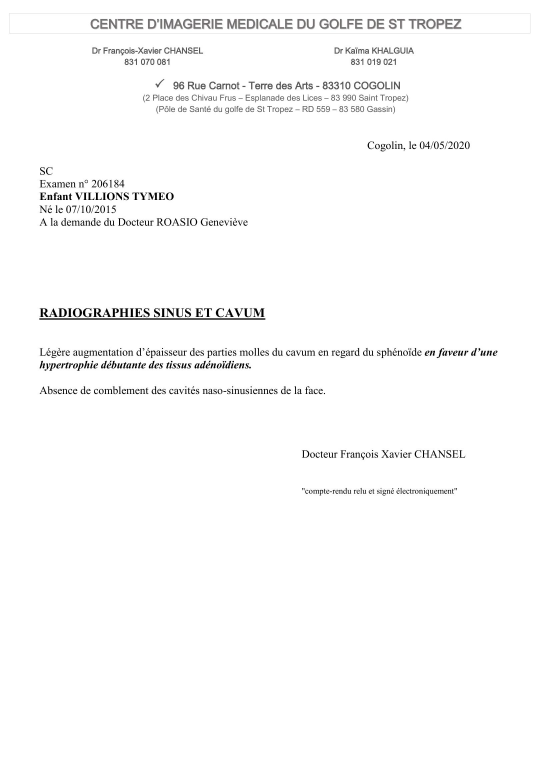
#> input picture medical_report_image/repport_101.jpg, 1654 x 2339 px (shown at 1/3 size)
$ python -i acabs.py   (imports and definitions only)
#> lines starting #> are read from the running program, lines starting #| are printed output that depends on the picture; after the words box and inside, x2 and y2 are one past the last pixel; in counts of white or black regions, pixels touching at a corner belong together
import cv2
import pytesseract
import numpy as np
import os


#tesseract dependencies
pytesseract.pytesseract.tesseract_cmd = 'C:\\Program Files\\Tesseract-OCR\\tesseract.exe'
tessdata_dir_config = '--tessdata-dir "C:\\Program Files\\Tesseract-OCR\\tessdata"'

# [1 line not run here, left out]

# OCR in text block
def ACABS(imgg):
#> called with imgg = 'medical_report_image/repport_101.jpg'
    img = cv2.imread(imgg)
#> img is the input picture: shape (2339, 1654, 3); mean B, G, R 250.7, 250.7, 250.7

    output = img.copy()
    gray = cv2.cvtColor(img, cv2.COLOR_BGR2GRAY)

    #crop 10 colums one the right and left of the image
    #avoid bugs with the segmentation algorithm on the border of the image
    h, w = gray.shape
    gray = np.array(gray[0:0 + h, 10: w - 10])
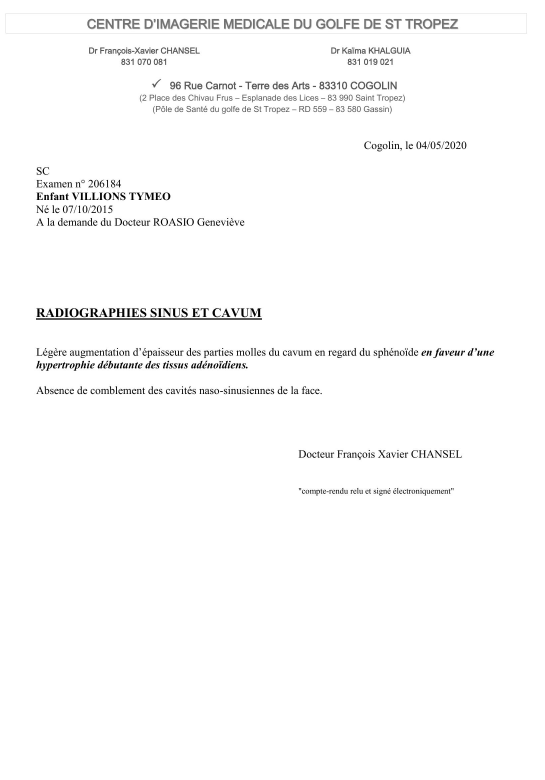
#> gray: shape (2339, 1634) (shown at 1/3 size); min 0, max 255, mean 250.6

    # clean the image using otsu method with the inversed binarized image
    ret1, th1 = cv2.threshold(gray, 0, 255, cv2.THRESH_BINARY_INV + cv2.THRESH_OTSU)
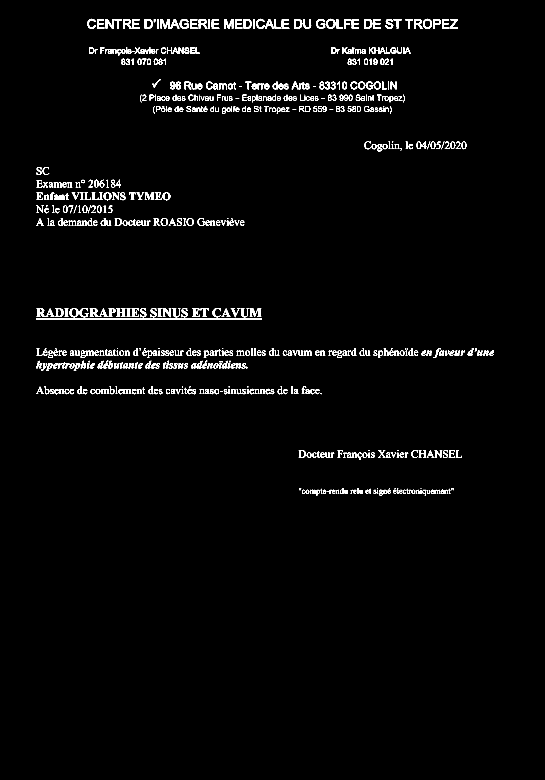
#> th1: shape (2339, 1634) (shown at 1/3 size); 2% white; 652 white regions (48 under 20 px), largest, box (x1, y1, x2, y2) and area: (108, 955, 786, 959) 2712, (109, 925, 164, 951) 593, (269, 925, 324, 951) 593
#> ret1 = 159

    boxs = create_bounding_box(th1, output)
    crop_top, crop_bottom = crop(boxs, gray, 0.10)
    text = ocr(gray, crop_top, crop_bottom, boxs)

    return text


# apply dilatation and erosion
# create bounding box
def create_bounding_box(thresh, output):
    boxs = []

    # assign a rectangle kernel size
    k1 = np.ones((15, 15), 'uint8')

    par_img = cv2.dilate(thresh, k1, iterations=3)
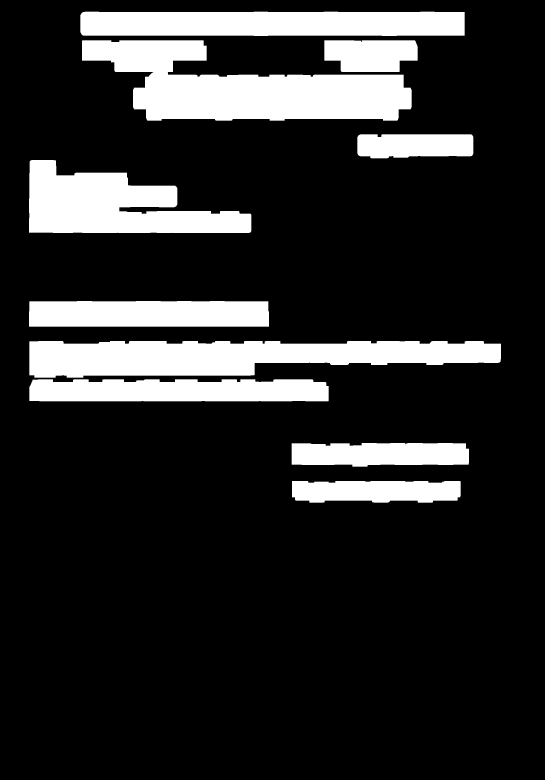
#> par_img: shape (2339, 1634) (shown at 1/3 size); 16.8% white; 10 white regions, largest, box (x1, y1, x2, y2) and area: (246, 121, 1235, 362) 135803, (88, 1023, 1503, 1133) 115590, (87, 480, 754, 699) 88866
    par_img2 = cv2.erode(par_img, kernel = np.ones((5,5), 'uint8'), iterations=3)
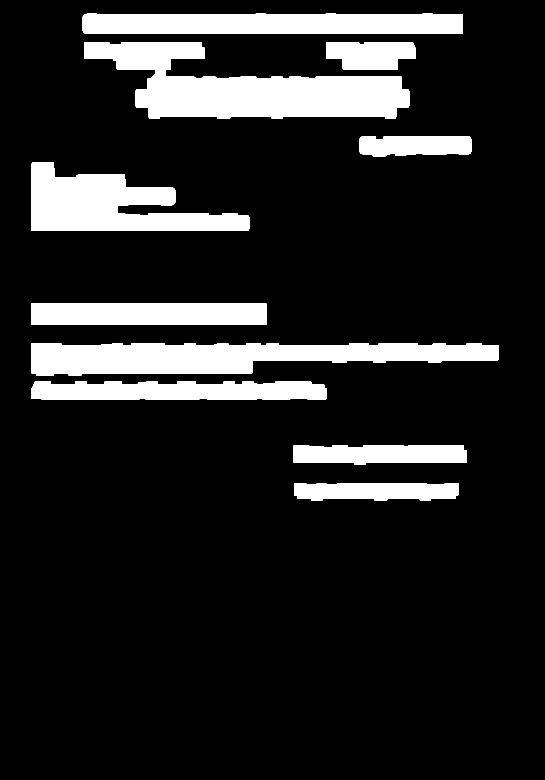
#> par_img2: shape (2339, 1634) (shown at 1/3 size); 14% white; 10 white regions

    (contours, _) = cv2.findContours(par_img2.copy(), cv2.RETR_CCOMP, cv2.CHAIN_APPROX_SIMPLE)
#> contours = 10 contours; largest, box (x1, y1, x2, y2) and area: (252, 127, 1229, 356) 117064, (94, 1029, 1497, 1127) 94574, (93, 486, 748, 693) 74894, (247, 41, 1388, 102) 66247, (93, 909, 801, 974) 44610

    #create the bounding box
    for cnt in reversed(contours):
        x, y, w, h = cv2.boundingRect(cnt)
        boxs.append([x, y, w, h])
#> this loop made 10 passes
#> (x, y, w, h) on passes 1 to 8: (247, 41, 1141, 61), (252, 127, 977, 229), (979, 127, 268, 83), (1078, 409, 336, 60), (93, 486, 655, 207), (93, 909, 708, 65), (94, 1029, 1403, 98), (94, 1144, 886, 54)
#> after the loop, boxs = [[247, 41, 1141, 61], [252, 127, 977, 229], [979, 127, 268, 83], [1078, 409, 336, 60], [93, 486, 655, 207], [93, 909, 708, 65], [94, 1029, 1403, 98], [94, 1144, 886, 54], [881, 1335, 520, 59], [882, 1449, 494, 53]]

        #draw bounding box on image
        #cv2.rectangle(output, (x, y), (x + w, y + h), (0, 255, 0), 1)

    #cv2.imwrite("../segmentation/adaptative_reding_exemple/repport_9_box.jpg", output)
    return boxs

#define line of cropping
def crop(boxs, gray, percent):

#> called with percent = 0.1
    h, w = gray.shape

    #define percent of Y crop on the image
    top_crop_percent = percent
    bottom_crop_percent = percent
    crop_top = h * top_crop_percent
    crop_bottom = h * bottom_crop_percent

    #test
    output = gray.copy()

    #Adapt crop to avoid cropping in the middle of a bounding box
    #if the crop is made between Y and Y + H (bounding box) the crop become Y + H
    # box[0] : x
    # box[1] : y
    # box[2] : w
    # box[3] : h
    change_bottom = False
    for box in boxs:

        if (inbetween(box[1], crop_top, box[1] + box[3]) == crop_top):
            crop_top = box[1] + box[3]

        if (inbetween(box[1], h-crop_bottom, box[1] + box[3]) == h-crop_bottom):
            crop_bottom = box[1] + box[3]
            change_bottom = True

        cv2.rectangle(output, (box[0], box[1]), (box[0] + box[2], box[1] + box[3]), (0, 255, 0), 10)
#> this loop made 10 passes
#> (box, crop_top) on pass 2: ([252, 127, 977, 229], 356)
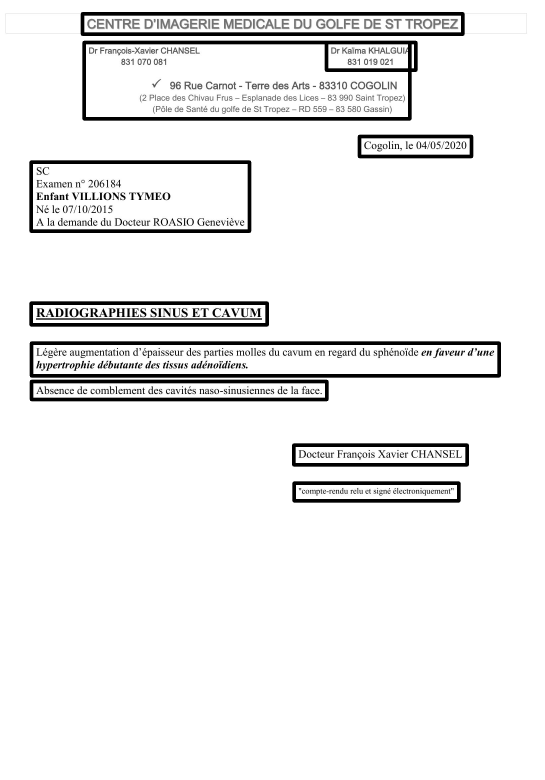
#> output: shape (2339, 1634) (shown at 1/3 size); 4.72% of pixels changed, all inside (x1, y1, x2, y2) = (88, 36, 1503, 1508)
#> after the loop, change_bottom = False; crop_bottom = 233.9; crop_top = 356

    #round to avoid error
    crop_top = round(crop_top)
    crop_bottom = round(crop_bottom)
#> crop_bottom = 234

    #if bottom crop haven't change
    if not change_bottom:
        crop_bottom = h-crop_bottom
#> crop_bottom = 2105
#> in ACABS, `crop_top, crop_bottom = crop(boxs, gray, 0.10)`: crop_top = 356; crop_bottom = 2105

    # [7 lines of commented-out code are left out]

    return crop_top, crop_bottom


#find if val is between min and max
def inbetween(min,val,max):
    return sorted([min,val,max])[1]


#extract text for each bounding box
def ocr(gray, crop_top, crop_bottom, cropped_boxs):

#> called with crop_top = 356, crop_bottom = 2105
        text = ""

        for box in cropped_boxs:
            #box[0] : x
            #box[1] : y
            #box[2] : w
            #box[3] : h

            if (box[1] > crop_top) and (box[1] + box[3] <= crop_bottom):
                ocr_box = np.array(gray[box[1]:box[1] + box[3], box[0]:box[0] + box[2]])

                #check if array contain only 255
                #if(all(all(p == 255 for p in lines)for lines in ocr_box)):

                #check if 95% of the array is 255
                flattened = np.ravel(ocr_box)
                if not (np.sum((flattened == 255)) / len(flattened) > 0.95):

                    #cv2.imshow('ok', ocr_box)
                    #cv2.waitKey(0)
                    data = (pytesseract.image_to_string(ocr_box, lang='fra'))

                    #\jump used as a delimiter of each text block
                    #Used in the NER annotator software

                    data = data.replace(' \n\n', '')
                    data = data.replace(' \n\x0c', '')
                    data = data.replace('\x0c', '')

                    text += data
#> this loop made 4 passes
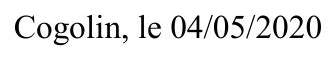
#> ocr_box: shape (60, 336); min 0, max 255, mean 232.3
#> after the loop, text = ''

        return text

#> (the run stopped early here; a loop or call above may not have finished)

$ run again, on medical_report_image/repport_103.jpg
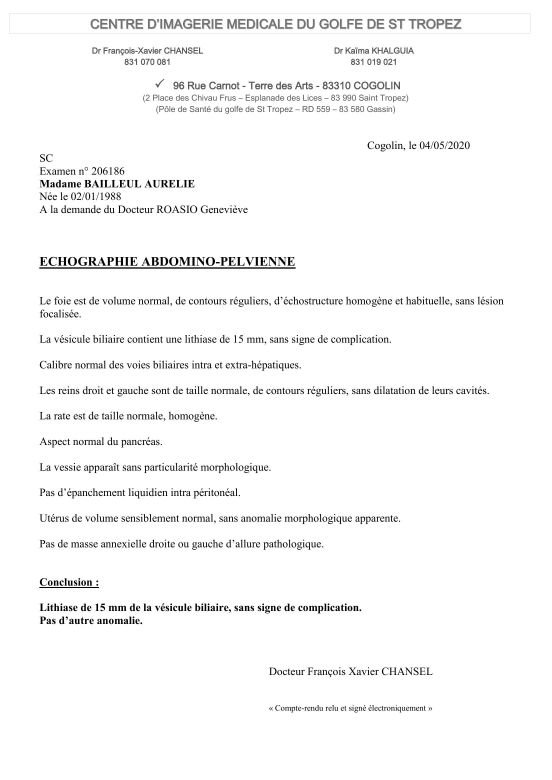
#> input picture medical_report_image/repport_103.jpg, 1654 x 2339 px (shown at 1/3 size)
#> in ACABS, img is the input picture: shape (2339, 1654, 3); mean B, G, R 247.7, 247.6, 247.7
#> in ACABS, `ret1, th1 = cv2.threshold(gray, 0, 255, cv2.THRESH_BINARY_INV + cv2.TH..`:
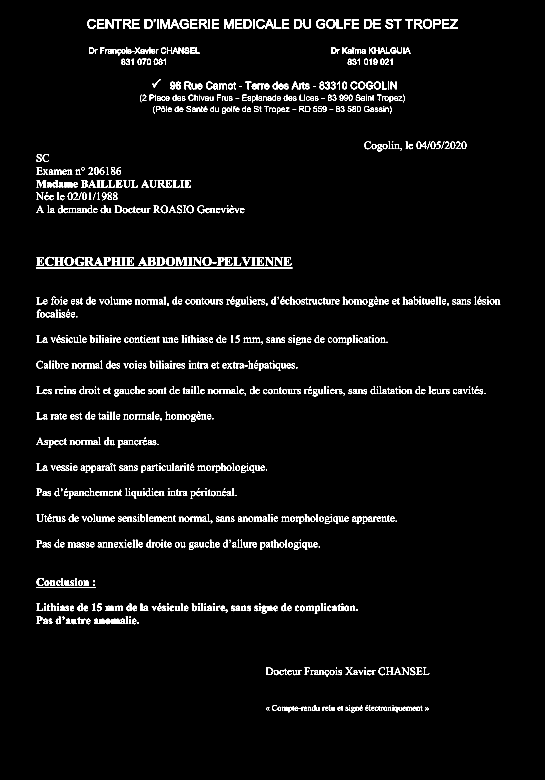
#> th1: shape (2339, 1634) (shown at 1/3 size); 3.2% white; 1194 white regions (102 under 20 px), largest, box (x1, y1, x2, y2) and area: (108, 802, 877, 806) 3076, (254, 771, 309, 797) 585, (108, 1761, 287, 1764) 537
#> ret1 = 153
#> par_img: shape (2339, 1634); 30.5% white; 20 white regions, largest, box (x1, y1, x2, y2) and area: (246, 121, 1235, 362) 135795, (88, 869, 1522, 974) 97916, (87, 441, 754, 661) 93048
#> par_img2: shape (2339, 1634); 24.6% white; 20 white regions
#> contours = 20 contours; largest, box (x1, y1, x2, y2) and area: (252, 127, 1229, 356) 117056, (93, 447, 748, 655) 78448, (94, 875, 1516, 968) 76558, (94, 1144, 1472, 1204) 67939, (247, 41, 1388, 102) 66152
#> the loop in create_bounding_box, `for cnt in reversed(contours):` made 20 passes
#> (x, y, w, h) on passes 1 to 8: (247, 41, 1141, 61), (252, 127, 977, 229), (979, 127, 268, 83), (1078, 409, 336, 60), (93, 447, 655, 208), (93, 755, 799, 66), (94, 875, 1422, 93), (94, 990, 1084, 60)
#> after the loop in create_bounding_box, `for cnt in reversed(contours):`: boxs = 20 items, first 6: [247, 41, 1141, 61], [252, 127, 977, 229], [979, 127, 268, 83], [1078, 409, 336, 60], [93, 447, 655, 208], [93, 755, 799, 66]
#> the loop in crop, `for box in boxs: ` made 20 passes
#> (box, crop_bottom, change_bottom) on pass 20: ([783, 2100, 518, 52], 2152, True)
#> after the loop in crop, `for box in boxs:`:
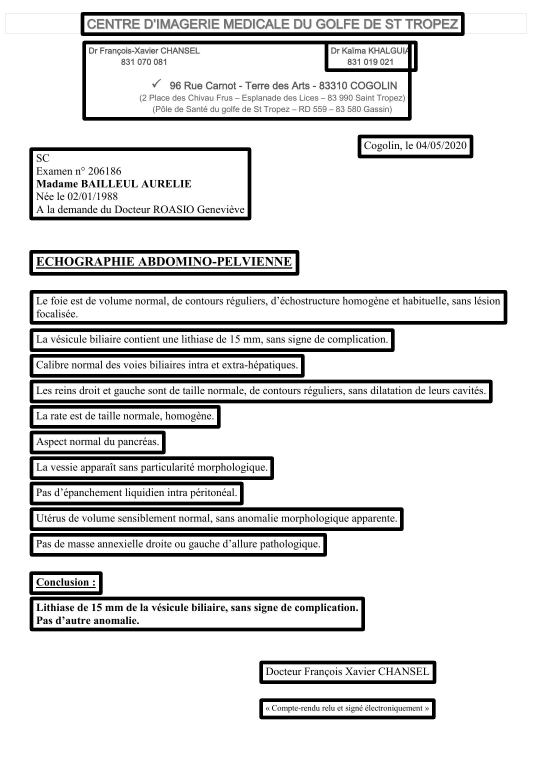
#> output: shape (2339, 1634) (shown at 1/3 size); min 0, max 255, mean 222.9
#> after the loop in crop, `for box in boxs:`: change_bottom = True; crop_bottom = 2152; crop_top = 356
#> in ACABS, `crop_top, crop_bottom = crop(boxs, gray, 0.10)`: crop_bottom = 2152
#> the loop in ocr, `for box in cropped_boxs:` made 4 passes
#> after the loop in ocr, `for box in cropped_boxs:`: text = ''

$ run again, on medical_report_image/repport_107.jpg
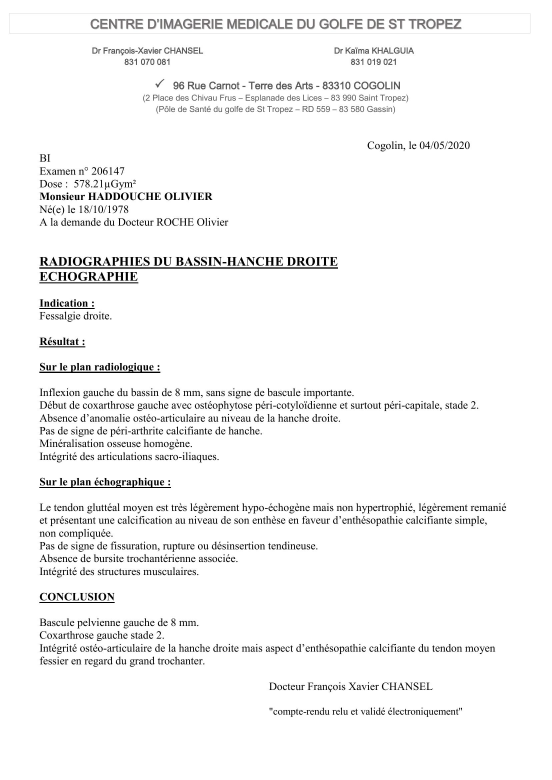
#> input picture medical_report_image/repport_107.jpg, 1654 x 2339 px (shown at 1/3 size)
#> in ACABS, img is the input picture: shape (2339, 1654, 3); mean B, G, R 245.4, 245.4, 245.5
#> in ACABS, `ret1, th1 = cv2.threshold(gray, 0, 255, cv2.THRESH_BINARY_INV + cv2.TH..`:
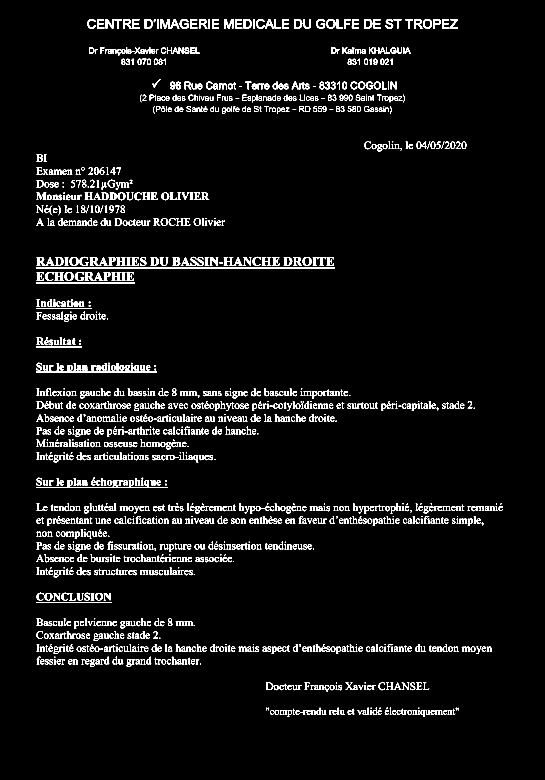
#> th1: shape (2339, 1634) (shown at 1/3 size); 4.1% white; 1488 white regions (138 under 20 px), largest, box (x1, y1, x2, y2) and area: (108, 802, 1004, 806) 3584, (108, 1095, 471, 1119) 1975, (108, 1440, 503, 1464) 1898
#> ret1 = 150
#> par_img: shape (2339, 1634); 33.2% white; 16 white regions, largest, box (x1, y1, x2, y2) and area: (88, 1489, 1529, 1753) 246299, (88, 1144, 1446, 1408) 230921, (88, 1834, 1497, 2021) 148588
#> par_img2: shape (2339, 1634); 28.5% white; 16 white regions
#> contours = 16 contours; largest, box (x1, y1, x2, y2) and area: (94, 1495, 1523, 1747) 214302, (94, 1150, 1440, 1402) 207672, (94, 1840, 1491, 2015) 125002, (252, 127, 1229, 356) 117054, (93, 448, 690, 693) 90726
#> the loop in create_bounding_box, `for cnt in reversed(contours):` made 16 passes
#> (x, y, w, h) on passes 1 to 8: (247, 42, 1141, 60), (252, 127, 977, 229), (979, 127, 268, 83), (1078, 409, 336, 60), (93, 448, 597, 245), (93, 755, 926, 110), (93, 882, 246, 98), (93, 997, 168, 60)
#> after the loop in create_bounding_box, `for cnt in reversed(contours):`: boxs = 16 items, first 6: [247, 42, 1141, 60], [252, 127, 977, 229], [979, 127, 268, 83], [1078, 409, 336, 60], [93, 448, 597, 245], [93, 755, 926, 110]
#> the loop in crop, `for box in boxs: ` made 16 passes
#> (box, crop_top) on pass 2: ([252, 127, 977, 229], 356)
#> after the loop in crop, `for box in boxs:`:
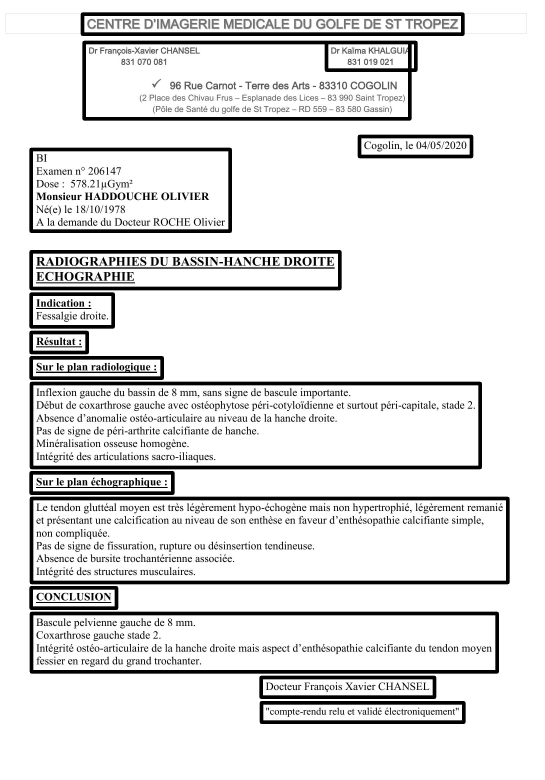
#> output: shape (2339, 1634) (shown at 1/3 size); min 0, max 255, mean 226.6
#> after the loop in crop, `for box in boxs:`: change_bottom = False; crop_bottom = 233.9; crop_top = 356
#> in crop, `crop_bottom = round(crop_bottom)`: crop_bottom = 234
#> in crop, `crop_bottom = h-crop_bottom`: crop_bottom = 2105
#> in ACABS, `crop_top, crop_bottom = crop(boxs, gray, 0.10)`: crop_top = 356; crop_bottom = 2105
#> the loop in ocr, `for box in cropped_boxs:` made 4 passes
#> after the loop in ocr, `for box in cropped_boxs:`: text = ''
